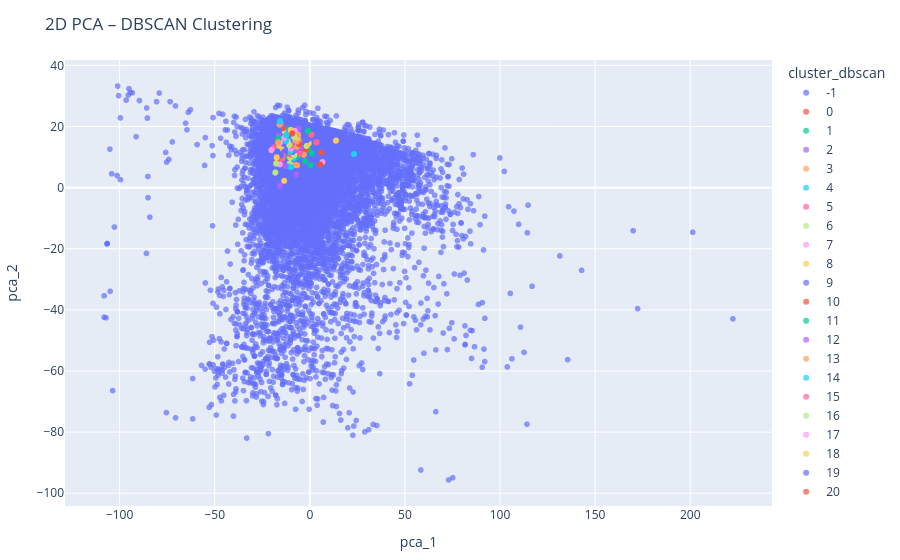

The notebook cell this image was saved under:
### Markdown cell above
## **DBSCAN Clustering:**

### Code cell
# DBSCAN Clustering:
dbscan = DBSCAN(eps=0.5, min_samples=10)
dbscan_labels = dbscan.fit_predict(pca_result)

data_clean['cluster_dbscan'] = dbscan_labels.astype(str)
data_clean['pca_1'] = pca_result[:, 0]
data_clean['pca_2'] = pca_result[:, 1]

# Plot
fig = px.scatter(
    data_clean,
    x='pca_1',
    y='pca_2',
    color='cluster_dbscan',
    title="2D PCA – DBSCAN Clustering",
    opacity=0.7
)
fig.update_layout(margin=dict(l=20, r=20, b=20, t=60))
fig.show()

# === Filter out noise points ===
core_mask = dbscan_labels != -1
X_core = X[core_mask]
labels_core = dbscan_labels[core_mask]

# === Clustering Metrics (Core Points Only) ===
sil_score = silhouette_score(X_core, labels_core)
db_score = davies_bouldin_score(X_core, labels_core)
dunn_score = dunn_index(X_core, labels_core)
cal_score = calinski_harabasz_score(X_core, labels_core)

print(f"DBSCAN Clustering Metrics (Core Points Only):\n"
      f"Silhouette Score: {sil_score:.4f}\n"
      f"Davies-Bouldin Score: {db_score:.4f}\n"
      f"Dunn Index: {dunn_score:.4f}\n"
      f"Calinski-Harabasz Score: {cal_score:.4f}")
